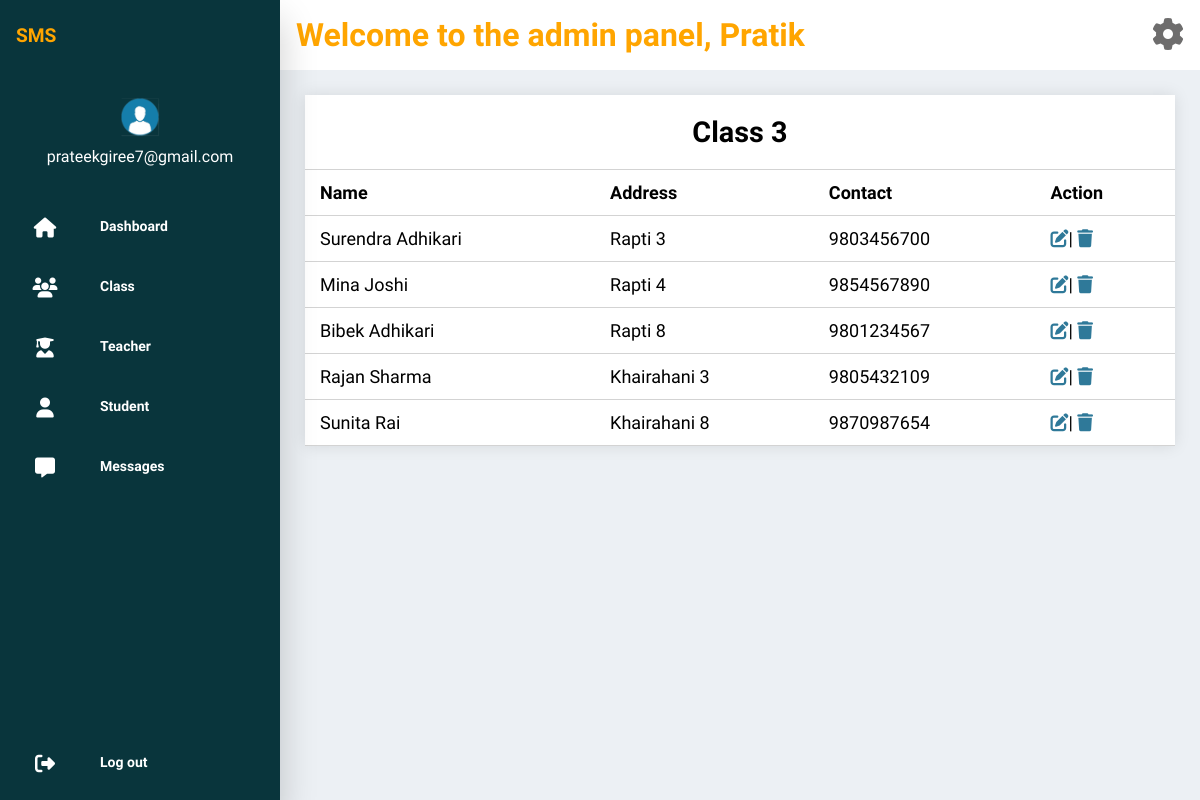
/app/src/process/class_details.php?id=3 (signed in), run on the app's committed database.
### tables this page shows
CREATE TABLE `user` (
  `uid` int(11) NOT NULL,
  `name` varchar(100) NOT NULL,
  `email` varchar(100) NOT NULL,
  `address` varchar(100) NOT NULL,
  `password` varchar(100) NOT NULL,
  `role` tinyint(1) DEFAULT 1,
  `contact` varchar(10) NOT NULL
);

CREATE TABLE `student` (
  `sid` int(11) NOT NULL,
  `name` varchar(55) NOT NULL,
  `address` varchar(55) NOT NULL,
  `contact` varchar(15) NOT NULL,
  `father` varchar(55) NOT NULL,
  `mother` varchar(55) NOT NULL,
  `admission` date DEFAULT current_timestamp(),
  `class` int(11) DEFAULT NULL,
  `gender` varchar(10) DEFAULT NULL,
  `dob` date DEFAULT NULL,
  `roll` int(11) NOT NULL
);

### app/src/process/class_details.php (the view, shortened to what this page needs)
<?php
if (empty($_SESSION['email'])) {
    header("Location:../../public/index.php");
    exit();
} else {
    include "../includes/connection.php";
    $class = $_GET['id'];
    $query = "SELECT sid,name, address, contact FROM student where class=$class";
    $result_set = $conn->query($query);
    ?>
    <!DOCTYPE html>
    <html lang="en">
    <head>
        <link rel="stylesheet" href="../css/view_table.css">
    </head>
    <body>
        <div class="container">
            <div class="left">
                <?php
                include_once "../includes/admin_sidebar.php";
                ?>
            </div>
            <div class="right">
                <div class="include">
                    <?php include_once "../includes/header.php"; ?>
                </div>
                <div class="content">
                    <table class="content-table">
                        <thead>
                            <tr class='title'>
                                <th colspan="4">
                                    <h1> Class
                                        <?php echo $class; ?>
                                    </h1>
                                </th>
                            </tr>
                            <tr class="heading">
                                <th>Name</th>
                                <th>Address</th>
                                <th>Contact</th>
                                <th>Action</th>
                            </tr>
                        </thead>
                        <tbody>
                            <tr>
                                <?php
                                if ($result_set->num_rows > 0) {
                                    while ($data = $result_set->fetch_assoc()) {
                                        echo "<tr>
                                                <td>" . $data['name'] . "</td>
                                                <td>" . $data['address'] . "</td>
                                                <td>" . $data['contact'] . "</td>
                                                <td><a href='student_edit.php?id=" . $data['sid'] . "'><i class='fa-solid fa-pen-to-square'  style='color:#2f7999;'></i></a>|
                                                <a href='javascript:void(0)' class='delete-link' onclick='checkStatus(" . $data['sid'] . ")' ; '><i class='fa-solid fa-trash'  style='color:#2f7999;'></i></a>
                                                </td>
                                            </tr>";
                                    }
                                } else {
                                    echo "<script>
                                        alert('No student found!');
                                        window.location.href='class_show.php';
                                    </script>";
                                }
                                ?>
                            </tr>
                        </tbody>
                    </table>
                </div>
            </div>
        </div>
    </body>
    </html>
    <?php
}
?>

### app/src/includes/header.php (shortened to what this page needs)
<?php
if (empty($_SESSION['email'])) {
    header("Location:../../public/index.php");
} else {
    include "../includes/connection.php";
    $role_header = 0;
    $email_header = $_SESSION['email'];
    $sql_header = "SELECT * FROM user where role=? and email=?";
    $stmt_header = $conn->prepare($sql_header);
    $stmt_header->bind_param("is", $role_header, $email_header);
    $stmt_header->execute();
    $result_header = $stmt_header->get_result();
    $name_header = "";
    if ($result_header->num_rows > 0) {
        $row_header = $result_header->fetch_assoc();
        $name_header = $row_header['name'];
    }
    $name_header = strstr($name_header, ' ', true);
    ?>
    <!DOCTYPE html>
    <html lang="en">
    <head>
        <link rel="stylesheet" href="https://cdnjs.cloudflare.com/ajax/libs/font-awesome/6.5.1/css/all.min.css"
 />
    </head>
    <body>
        <div class="welcome">
            <h1>Welcome to the admin panel,
                <?php echo $name_header; ?>
            </h1>
            <a href="../pages/admin_profile.php"><i class="fa-solid fa-gear"></i></a>
        </div>
    </body>
    </html>
    <?php
}
?>

### app/src/css/view_table.css (style rules this page uses)
* { margin: 0; padding: 0; box-sizing: border-box; }
body { background-color: #ecf0f4; font-family: "Rajdhani", sans-serif; }
.right { width: calc(100% - 280px); }
.content { width: 100%; display: flex; justify-content: space-evenly; align-items: center; }
table { border-collapse: collapse; width: 95%; margin: 5rem 0 0 2rem; background-color: white; }
.content-table { margin: 25px; font-size: 0.9em; min-width: 400px; box-shadow: 0 0 15px 0 rgba(0, 0, 0, 0.1); }
.content-table .title h1 { margin: 0.5rem auto; font-weight: bold; }
.content-table .heading { text-align: left; border-top: 1px solid #d3d3d3; border-bottom: 1px solid #d3d3d3; margin: 0.5rem auto; font-size: large; font-weight: bold; }
thead th { padding: 12px 15px; }
tbody th, tbody td { font-size: 18px; padding: 12px 15px; border-bottom: 1px solid #d3d3d3; }

### app/src/css/admin_sidebar.css (style rules this page uses)
* { margin: 0; padding: 0; box-sizing: border-box; font-family: "Rajdhani", sans-serif; }
.container { display: flex; min-height: 100%; }

### app/src/includes/header.php (style rules this page uses)
.welcome { display: flex; justify-content: space-between; width: 100%; color: orange; background-color: #fff; padding: 1rem; }
.welcome h1 { font-size: 2rem; }
.welcome a { color: rgb(110, 109, 109); font-size: 2rem; }

### data on the page
user: name "Pratik"
student: name "Surendra Adhikari", address "Rapti 3", contact "9803456700"
student: name "Mina Joshi", address "Rapti 4", contact "9854567890"
student: name "Bibek Adhikari", address "Rapti 8", contact "9801234567"
student: name "Rajan Sharma", address "Khairahani 3", contact "9805432109"
student: name "Sunita Rai", address "Khairahani 8", contact "9870987654"

### other printed values
$_SESSION['email'] "prateekgiree7@gmail.com"
$class "3"
